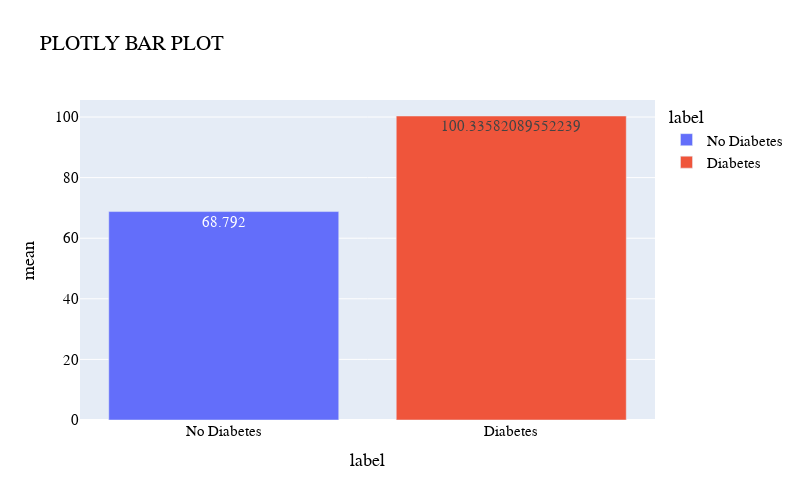

Notebook code for this chart:
### Code cell
mean=[ndf['Insulin'].mean(),ddf['Insulin'].mean()]
catdf=pd.DataFrame({'label':indx,'mean':mean})
fig=px.bar(catdf,x="label",y="mean",text="mean",color="label",title="PLOTLY BAR PLOT",height=500,width=800)
fig.update_layout(font=dict(family="Times New Roman, Bold",size=15,color="black"))
fig.show()

### Figure 1 — Plotly figure (JSON) as saved in the notebook; plotly's stock layout.template omitted (floating-point values rounded to 4 significant figures)
{"data": [{"alignmentgroup": "True", "hovertemplate": "label=%{x}<br>mean=%{text}<extra></extra>", "legendgroup": "No Diabetes", "marker": {"color": "#636efa", "pattern": {"shape": ""}}, "name": "No Diabetes", "offsetgroup": "No Diabetes", "orientation": "v", "showlegend": true, "text": [68.79], "textposition": "auto", "type": "bar", "x": ["No Diabetes"], "xaxis": "x", "y": [68.79], "yaxis": "y"}, {"alignmentgroup": "True", "hovertemplate": "label=%{x}<br>mean=%{text}<extra></extra>", "legendgroup": "Diabetes", "marker": {"color": "#EF553B", "pattern": {"shape": ""}}, "name": "Diabetes", "offsetgroup": "Diabetes", "orientation": "v", "showlegend": true, "text": [100.3], "textposition": "auto", "type": "bar", "x": ["Diabetes"], "xaxis": "x", "y": [100.3], "yaxis": "y"}], "layout": {"barmode": "relative", "font": {"color": "black", "family": "Times New Roman, Bold", "size": 15}, "height": 500, "legend": {"title": {"text": "label"}, "tracegroupgap": 0}, "title": {"text": "PLOTLY BAR PLOT"}, "width": 800, "xaxis": {"anchor": "y", "categoryarray": ["No Diabetes", "Diabetes"], "categoryorder": "array", "domain": [0, 1], "title": {"text": "label"}}, "yaxis": {"anchor": "x", "domain": [0, 1], "title": {"text": "mean"}}}}
